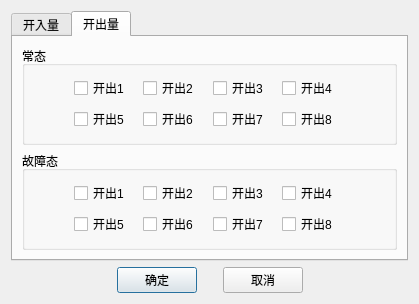
<?xml version="1.0" encoding="UTF-8"?>
<ui version="4.0">
 <class>QActionTimeBinarySignalDlg</class>
 <widget class="QDialog" name="QActionTimeBinarySignalDlg">
  <property name="geometry">
   <rect>
    <x>0</x>
    <y>0</y>
    <width>419</width>
    <height>304</height>
   </rect>
  </property>
  <property name="windowTitle">
   <string>开关量</string>
  </property>
  <layout class="QHBoxLayout" name="horizontalLayout">
   <item>
    <layout class="QVBoxLayout" name="verticalLayout">
     <item>
      <widget class="QTabWidget" name="m_tabWidget">
       <property name="currentIndex">
        <number>1</number>
       </property>
       <widget class="QWidget" name="tab">
        <attribute name="title">
         <string>开入量</string>
        </attribute>
        <layout class="QHBoxLayout" name="horizontalLayout_4">
         <item>
          <layout class="QVBoxLayout" name="verticalLayout_2">
           <item>
            <layout class="QHBoxLayout" name="horizontalLayout_5">
             <item>
              <spacer name="horizontalSpacer_3">
               <property name="orientation">
                <enum>Qt::Horizontal</enum>
               </property>
               <property name="sizeHint" stdset="0">
                <size>
                 <width>40</width>
                 <height>20</height>
                </size>
               </property>
              </spacer>
             </item>
             <item>
              <widget class="QCheckBox" name="m_cbBinSelectA">
               <property name="text">
                <string>开入A</string>
               </property>
              </widget>
             </item>
             <item>
              <spacer name="horizontalSpacer_5">
               <property name="orientation">
                <enum>Qt::Horizontal</enum>
               </property>
               <property name="sizeHint" stdset="0">
                <size>
                 <width>40</width>
                 <height>20</height>
                </size>
               </property>
              </spacer>
             </item>
             <item>
              <widget class="QCheckBox" name="m_cbBinSelectB">
               <property name="text">
                <string>开入B</string>
               </property>
              </widget>
             </item>
             <item>
              <spacer name="horizontalSpacer_6">
               <property name="orientation">
                <enum>Qt::Horizontal</enum>
               </property>
               <property name="sizeHint" stdset="0">
                <size>
                 <width>40</width>
                 <height>20</height>
                </size>
               </property>
              </spacer>
             </item>
             <item>
              <widget class="QCheckBox" name="m_cbBinSelectC">
               <property name="text">
                <string>开入C</string>
               </property>
              </widget>
             </item>
             <item>
              <spacer name="horizontalSpacer_7">
               <property name="orientation">
                <enum>Qt::Horizontal</enum>
               </property>
               <property name="sizeHint" stdset="0">
                <size>
                 <width>40</width>
                 <height>20</height>
                </size>
               </property>
              </spacer>
             </item>
             <item>
              <widget class="QCheckBox" name="m_cbBinSelectD">
               <property name="text">
                <string>开入D</string>
               </property>
              </widget>
             </item>
             <item>
              <spacer name="horizontalSpacer_4">
               <property name="orientation">
                <enum>Qt::Horizontal</enum>
               </property>
               <property name="sizeHint" stdset="0">
                <size>
                 <width>40</width>
                 <height>20</height>
                </size>
               </property>
              </spacer>
             </item>
            </layout>
           </item>
           <item>
            <layout class="QHBoxLayout" name="horizontalLayout_6">
             <item>
              <spacer name="horizontalSpacer_8">
               <property name="orientation">
                <enum>Qt::Horizontal</enum>
               </property>
               <property name="sizeHint" stdset="0">
                <size>
                 <width>40</width>
                 <height>20</height>
                </size>
               </property>
              </spacer>
             </item>
             <item>
              <widget class="QCheckBox" name="m_cbBinSelectE">
               <property name="text">
                <string>开入E</string>
               </property>
              </widget>
             </item>
             <item>
              <spacer name="horizontalSpacer_10">
               <property name="orientation">
                <enum>Qt::Horizontal</enum>
               </property>
               <property name="sizeHint" stdset="0">
                <size>
                 <width>40</width>
                 <height>20</height>
                </size>
               </property>
              </spacer>
             </item>
             <item>
              <widget class="QCheckBox" name="m_cbBinSelectF">
               <property name="text">
                <string>开入F</string>
               </property>
              </widget>
             </item>
             <item>
              <spacer name="horizontalSpacer_11">
               <property name="orientation">
                <enum>Qt::Horizontal</enum>
               </property>
               <property name="sizeHint" stdset="0">
                <size>
                 <width>40</width>
                 <height>20</height>
                </size>
               </property>
              </spacer>
             </item>
             <item>
              <widget class="QCheckBox" name="m_cbBinSelectG">
               <property name="text">
                <string>开入G</string>
               </property>
              </widget>
             </item>
             <item>
              <spacer name="horizontalSpacer_12">
               <property name="orientation">
                <enum>Qt::Horizontal</enum>
               </property>
               <property name="sizeHint" stdset="0">
                <size>
                 <width>40</width>
                 <height>20</height>
                </size>
               </property>
              </spacer>
             </item>
             <item>
              <widget class="QCheckBox" name="m_cbBinSelectH">
               <property name="text">
                <string>开入H</string>
               </property>
              </widget>
             </item>
             <item>
              <spacer name="horizontalSpacer_9">
               <property name="orientation">
                <enum>Qt::Horizontal</enum>
               </property>
               <property name="sizeHint" stdset="0">
                <size>
                 <width>40</width>
                 <height>20</height>
                </size>
               </property>
              </spacer>
             </item>
            </layout>
           </item>
           <item>
            <layout class="QHBoxLayout" name="horizontalLayout_7">
             <item>
              <spacer name="horizontalSpacer_13">
               <property name="orientation">
                <enum>Qt::Horizontal</enum>
               </property>
               <property name="sizeHint" stdset="0">
                <size>
                 <width>40</width>
                 <height>20</height>
                </size>
               </property>
              </spacer>
             </item>
             <item>
              <widget class="QRadioButton" name="m_rbAnd">
               <property name="text">
                <string>逻辑与</string>
               </property>
              </widget>
             </item>
             <item>
              <spacer name="horizontalSpacer_15">
               <property name="orientation">
                <enum>Qt::Horizontal</enum>
               </property>
               <property name="sizeHint" stdset="0">
                <size>
                 <width>40</width>
                 <height>20</height>
                </size>
               </property>
              </spacer>
             </item>
             <item>
              <widget class="QRadioButton" name="m_rbOr">
               <property name="text">
                <string>逻辑或</string>
               </property>
              </widget>
             </item>
             <item>
              <spacer name="horizontalSpacer_14">
               <property name="orientation">
                <enum>Qt::Horizontal</enum>
               </property>
               <property name="sizeHint" stdset="0">
                <size>
                 <width>40</width>
                 <height>20</height>
                </size>
               </property>
              </spacer>
             </item>
            </layout>
           </item>
          </layout>
         </item>
        </layout>
       </widget>
       <widget class="QWidget" name="tab_2">
        <attribute name="title">
         <string>开出量</string>
        </attribute>
        <layout class="QHBoxLayout" name="horizontalLayout_3">
         <item>
          <layout class="QVBoxLayout" name="verticalLayout_3">
           <item>
            <widget class="QGroupBox" name="m_gbNormal">
             <property name="title">
              <string>常态</string>
             </property>
             <layout class="QHBoxLayout" name="horizontalLayout_8">
              <item>
               <spacer name="horizontalSpacer_16">
                <property name="orientation">
                 <enum>Qt::Horizontal</enum>
                </property>
                <property name="sizeType">
                 <enum>QSizePolicy::Fixed</enum>
                </property>
                <property name="sizeHint" stdset="0">
                 <size>
                  <width>40</width>
                  <height>20</height>
                 </size>
                </property>
               </spacer>
              </item>
              <item>
               <layout class="QGridLayout" name="gridLayout">
                <item row="0" column="0">
                 <widget class="QCheckBox" name="m_cbBout01">
                  <property name="text">
                   <string>开出1</string>
                  </property>
                 </widget>
                </item>
                <item row="0" column="1">
                 <widget class="QCheckBox" name="m_cbBout02">
                  <property name="text">
                   <string>开出2</string>
                  </property>
                 </widget>
                </item>
                <item row="0" column="3">
                 <widget class="QCheckBox" name="m_cbBout04">
                  <property name="text">
                   <string>开出4</string>
                  </property>
                 </widget>
                </item>
                <item row="0" column="2">
                 <widget class="QCheckBox" name="m_cbBout03">
                  <property name="text">
                   <string>开出3</string>
                  </property>
                 </widget>
                </item>
                <item row="1" column="0">
                 <widget class="QCheckBox" name="m_cbBout05">
                  <property name="text">
                   <string>开出5</string>
                  </property>
                 </widget>
                </item>
                <item row="1" column="2">
                 <widget class="QCheckBox" name="m_cbBout07">
                  <property name="text">
                   <string>开出7</string>
                  </property>
                 </widget>
                </item>
                <item row="1" column="1">
                 <widget class="QCheckBox" name="m_cbBout06">
                  <property name="text">
                   <string>开出6</string>
                  </property>
                 </widget>
                </item>
                <item row="1" column="3">
                 <widget class="QCheckBox" name="m_cbBout08">
                  <property name="text">
                   <string>开出8</string>
                  </property>
                 </widget>
                </item>
               </layout>
              </item>
              <item>
               <spacer name="horizontalSpacer_17">
                <property name="orientation">
                 <enum>Qt::Horizontal</enum>
                </property>
                <property name="sizeType">
                 <enum>QSizePolicy::Fixed</enum>
                </property>
                <property name="sizeHint" stdset="0">
                 <size>
                  <width>40</width>
                  <height>20</height>
                 </size>
                </property>
               </spacer>
              </item>
             </layout>
            </widget>
           </item>
           <item>
            <widget class="QGroupBox" name="m_gbFault">
             <property name="title">
              <string>故障态</string>
             </property>
             <layout class="QHBoxLayout" name="horizontalLayout_9">
              <item>
               <spacer name="horizontalSpacer_18">
                <property name="orientation">
                 <enum>Qt::Horizontal</enum>
                </property>
                <property name="sizeType">
                 <enum>QSizePolicy::Fixed</enum>
                </property>
                <property name="sizeHint" stdset="0">
                 <size>
                  <width>40</width>
                  <height>20</height>
                 </size>
                </property>
               </spacer>
              </item>
              <item>
               <layout class="QGridLayout" name="gridLayout_2">
                <item row="0" column="0">
                 <widget class="QCheckBox" name="m_cbBout1">
                  <property name="text">
                   <string>开出1</string>
                  </property>
                 </widget>
                </item>
                <item row="0" column="1">
                 <widget class="QCheckBox" name="m_cbBout2">
                  <property name="text">
                   <string>开出2</string>
                  </property>
                 </widget>
                </item>
                <item row="0" column="3">
                 <widget class="QCheckBox" name="m_cbBout4">
                  <property name="text">
                   <string>开出4</string>
                  </property>
                 </widget>
                </item>
                <item row="0" column="2">
                 <widget class="QCheckBox" name="m_cbBout3">
                  <property name="text">
                   <string>开出3</string>
                  </property>
                 </widget>
                </item>
                <item row="1" column="0">
                 <widget class="QCheckBox" name="m_cbBout5">
                  <property name="text">
                   <string>开出5</string>
                  </property>
                 </widget>
                </item>
                <item row="1" column="1">
                 <widget class="QCheckBox" name="m_cbBout6">
                  <property name="text">
                   <string>开出6</string>
                  </property>
                 </widget>
                </item>
                <item row="1" column="3">
                 <widget class="QCheckBox" name="m_cbBout8">
                  <property name="text">
                   <string>开出8</string>
                  </property>
                 </widget>
                </item>
                <item row="1" column="2">
                 <widget class="QCheckBox" name="m_cbBout7">
                  <property name="text">
                   <string>开出7</string>
                  </property>
                 </widget>
                </item>
               </layout>
              </item>
              <item>
               <spacer name="horizontalSpacer_19">
                <property name="orientation">
                 <enum>Qt::Horizontal</enum>
                </property>
                <property name="sizeType">
                 <enum>QSizePolicy::Fixed</enum>
                </property>
                <property name="sizeHint" stdset="0">
                 <size>
                  <width>40</width>
                  <height>20</height>
                 </size>
                </property>
               </spacer>
              </item>
             </layout>
            </widget>
           </item>
          </layout>
         </item>
        </layout>
       </widget>
      </widget>
     </item>
     <item>
      <layout class="QHBoxLayout" name="horizontalLayout_2">
       <item>
        <spacer name="horizontalSpacer">
         <property name="orientation">
          <enum>Qt::Horizontal</enum>
         </property>
         <property name="sizeHint" stdset="0">
          <size>
           <width>40</width>
           <height>20</height>
          </size>
         </property>
        </spacer>
       </item>
       <item>
        <widget class="QPushButton" name="m_btnOk">
         <property name="text">
          <string>确定</string>
         </property>
        </widget>
       </item>
       <item>
        <spacer name="horizontalSpacer_20">
         <property name="orientation">
          <enum>Qt::Horizontal</enum>
         </property>
         <property name="sizeType">
          <enum>QSizePolicy::Fixed</enum>
         </property>
         <property name="sizeHint" stdset="0">
          <size>
           <width>20</width>
           <height>20</height>
          </size>
         </property>
        </spacer>
       </item>
       <item>
        <widget class="QPushButton" name="m_btnCancel">
         <property name="text">
          <string>取消</string>
         </property>
        </widget>
       </item>
       <item>
        <spacer name="horizontalSpacer_2">
         <property name="orientation">
          <enum>Qt::Horizontal</enum>
         </property>
         <property name="sizeHint" stdset="0">
          <size>
           <width>40</width>
           <height>20</height>
          </size>
         </property>
        </spacer>
       </item>
      </layout>
     </item>
    </layout>
   </item>
  </layout>
 </widget>
 <resources/>
 <connections/>
</ui>
